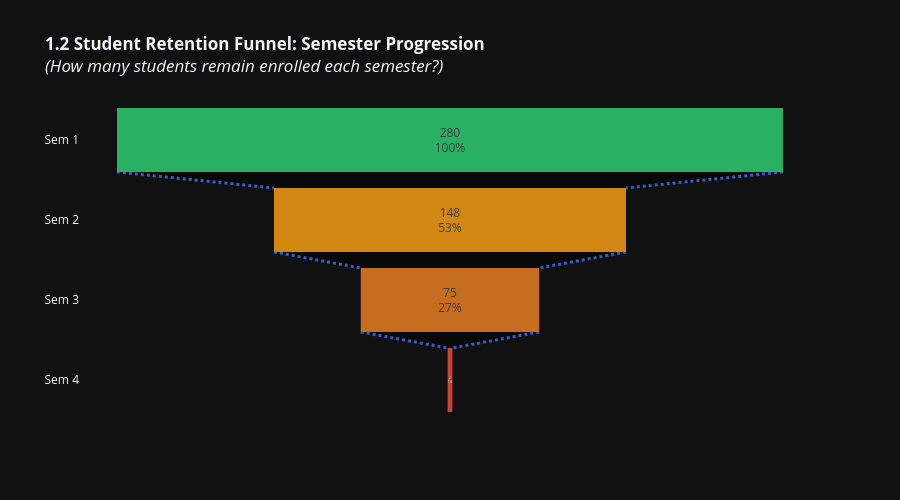

The cell this chart's notebook holds for it:
### Code cell
# ==========================================
# CHART 1.2: Retention Funnel Analysis
# ==========================================
# Calculate students present in each semester
retention = master_df.groupby('PERIOD')['STUDENT ID'].nunique().reset_index()
retention.columns = ['Semester', 'Student_Count']

# Order properly
semester_order = ['Sem 1', 'Sem 2', 'Sem 3', 'Sem 4']
retention['Semester'] = pd.Categorical(retention['Semester'], categories=semester_order, ordered=True)
retention = retention.sort_values('Semester')

# Calculate retention rate
retention['Retention_Rate'] = (retention['Student_Count'] / retention['Student_Count'].iloc[0] * 100).round(1)
retention['Dropout_Count'] = retention['Student_Count'].iloc[0] - retention['Student_Count']

fig = go.Figure()

# Funnel showing retention
fig.add_trace(go.Funnel(
    y=retention['Semester'],
    x=retention['Student_Count'],
    textposition="inside",
    textinfo="value+percent initial",
    opacity=0.85,
    marker={"color": ["#2ecc71", "#f39c12", "#e67e22", "#e74c3c"]},
    connector={"line": {"color": "royalblue", "dash": "dot", "width": 3}}
))

fig.update_layout(
    title='<b>1.2 Student Retention Funnel: Semester Progression</b><br><i>(How many students remain enrolled each semester?)</i>',
    height=500
)

fig.show()

print("\n📊 Retention Analysis:")
print(retention[['Semester', 'Student_Count', 'Retention_Rate', 'Dropout_Count']])

### Figure 1 — Plotly figure (JSON) as saved in the notebook; plotly's stock layout.template omitted (floating-point values rounded to 4 significant figures)
{"data": [{"connector": {"line": {"color": "royalblue", "dash": "dot", "width": 3}}, "marker": {"color": ["#2ecc71", "#f39c12", "#e67e22", "#e74c3c"]}, "opacity": 0.85, "textinfo": "value+percent initial", "textposition": "inside", "type": "funnel", "x": [280, 148, 75, 2], "y": ["Sem 1", "Sem 2", "Sem 3", "Sem 4"]}], "layout": {"height": 500, "title": {"text": "<b>1.2 Student Retention Funnel: Semester Progression</b><br><i>(How many students remain enrolled each semester?)</i>"}}}
